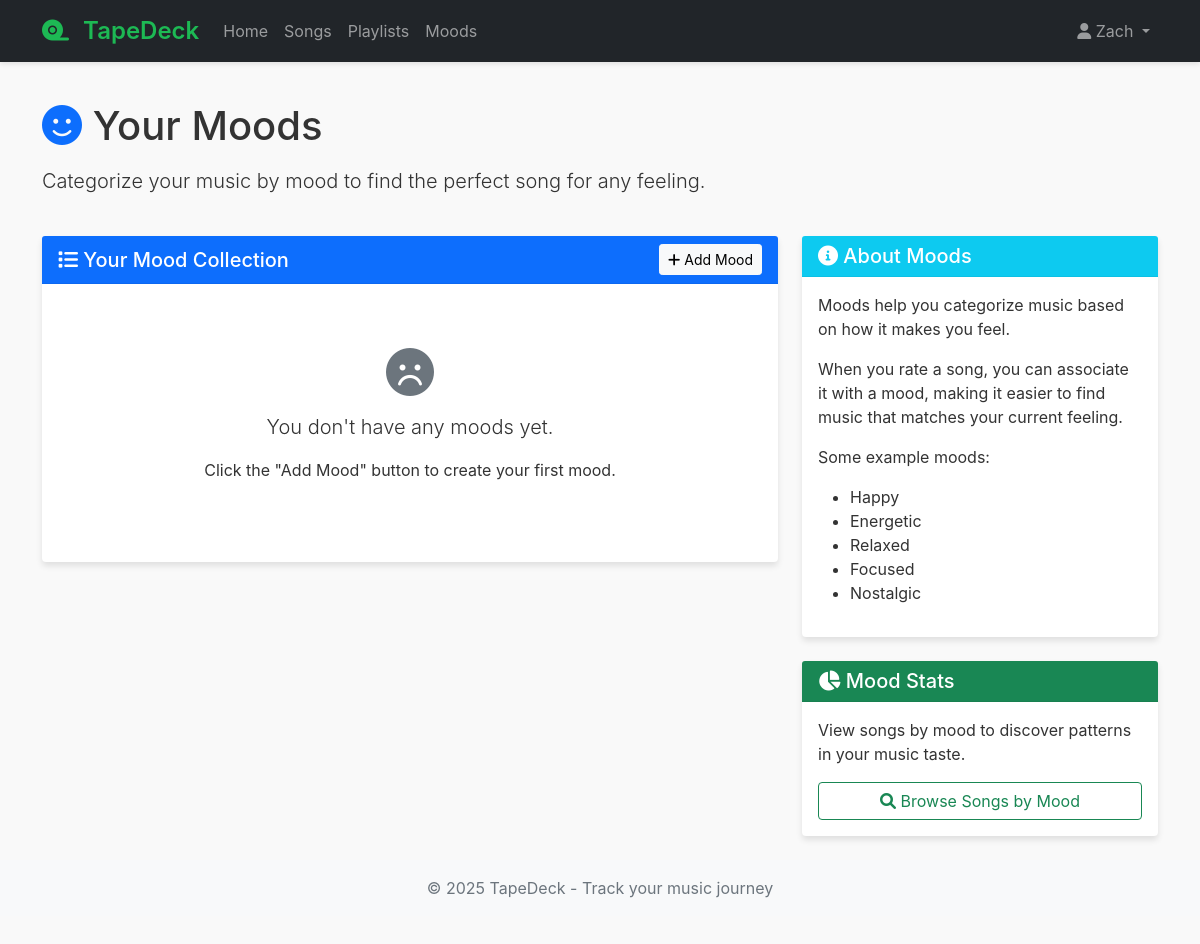
The page /moods (signed in) on the database as committed earlier.
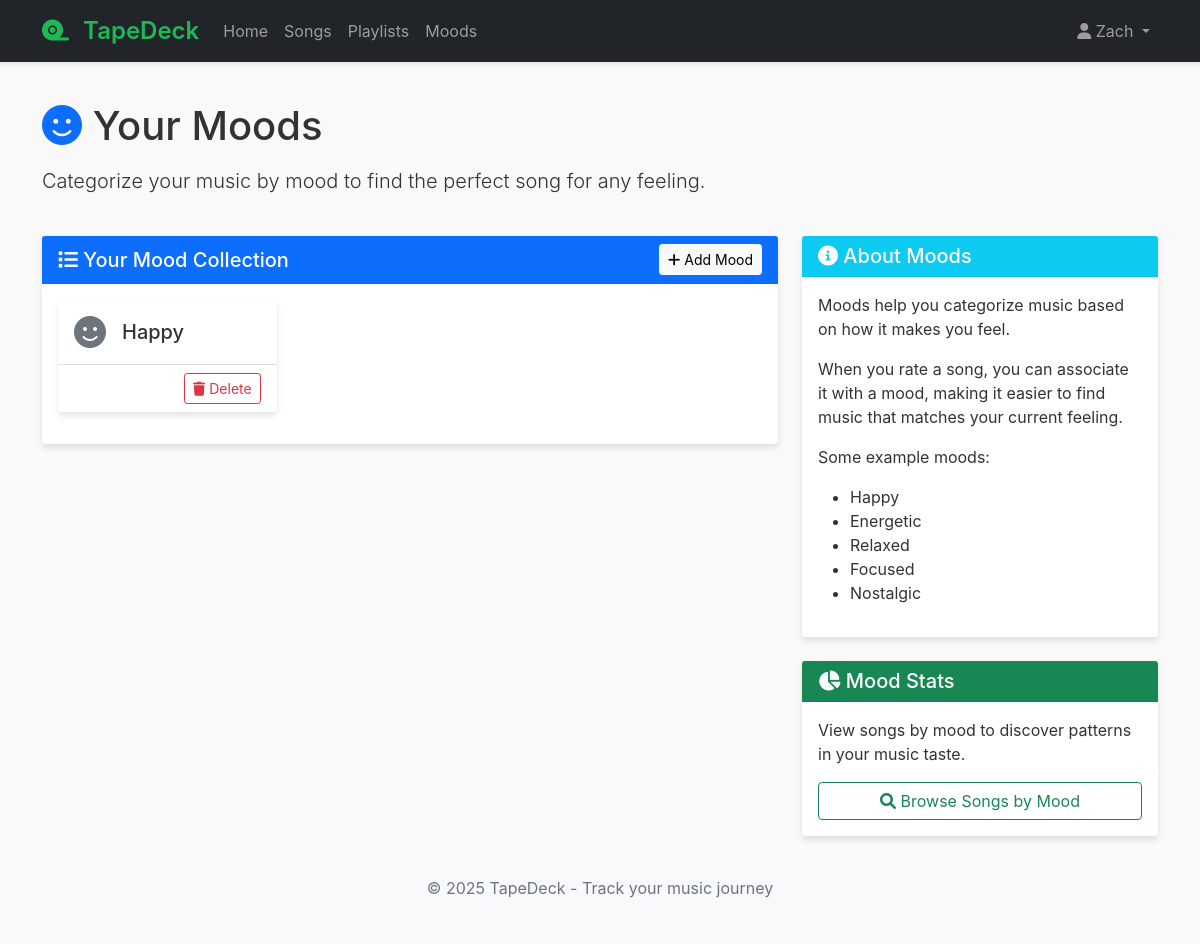
The same page on the database as committed later.
### models.py (models this page shows)
class Mood(db.Model):
    __tablename__ = 'mood'
    mood_id = db.Column(db.Integer, primary_key=True)
    mood = db.Column(db.String(50), nullable=False)
    user_id = db.Column(db.Integer, db.ForeignKey('user.user_id'))  # Added for custom moods per user
    ratings = db.relationship('SongRating', backref='mood', lazy=True)

### routes.py (the view)
@bp.route('/moods')
@login_required
def moods():
    user_moods = Mood.query.filter_by(user_id=current_user.user_id).all()
    form = MoodForm()
    return render_template('moods.html', moods=user_moods, form=form)

### app.py (called while the page is built)
def create_app(config_class=Config):
    app = Flask(__name__)
    app.config.from_object(config_class)
    app.jinja_env.globals.update(enumerate=enumerate)
    db.init_app(app)
    login_manager = LoginManager()
    login_manager.login_view = 'routes.login'
    login_manager.login_message_category = 'info'
    login_manager.init_app(app)
    @login_manager.user_loader
    def load_user(user_id):
        return User.query.get(int(user_id))
    app.register_blueprint(routes_bp)
    with app.app_context():
        db.create_all()
    return app

### templates/moods.html (shortened to what this page needs)
{% extends "base.html" %}
{% block content %}
<div class="row mb-4">
    <div class="col">
        <h1 class="mb-3">
            <i class="fas fa-smile text-primary"></i> Your Moods
        </h1>
        <p class="lead">Categorize your music by mood to find the perfect song for any feeling.</p>
    </div>
</div>
<div class="row">
    <div class="col-lg-8">
        <div class="card">
            <div class="card-header bg-primary text-white d-flex justify-content-between align-items-center">
                <h5 class="mb-0">
                    <i class="fas fa-list"></i> Your Mood Collection
                </h5>
                <button class="btn btn-sm btn-light" data-bs-toggle="collapse" data-bs-target="#addMoodCollapse">
                    <i class="fas fa-plus"></i> Add Mood
                </button>
            </div>
            <div class="card-body">
                {% if moods %}
                    <div class="row">
                        {% for mood in moods %}
                            <div class="col-md-4 mb-3">
                                <div class="card h-100">
                                    <div class="card-body d-flex align-items-center">
                                        <i class="fas fa-smile fa-2x text-secondary me-3"></i>
                                        <h5 class="mb-0">{{ mood.mood }}</h5>
                                    </div>
                                    <div class="card-footer bg-white d-flex justify-content-end">
                                        <form method="POST" action="{{ url_for('routes.delete_mood', mood_id=mood.mood_id) }}" class="d-inline">
                                            <button type="submit" class="btn btn-sm btn-outline-danger"
                                                onclick="return confirm('Are you sure you want to delete this mood?')">
                                                <i class="fas fa-trash"></i> Delete
                                            </button>
                                        </form>
                                    </div>
                                </div>
                            </div>
                        {% endfor %}
                    </div>
                {% else %}
                    <div class="text-center py-5">
                        <i class="fas fa-frown fa-3x text-muted mb-3"></i>
                        <p class="lead">You don't have any moods yet.</p>
                        <p>Click the "Add Mood" button to create your first mood.</p>
                    </div>
                {% endif %}
            </div>
        </div>
    </div>
    <div class="col-lg-4">
        <div class="card mb-4">
            <div class="card-header bg-info text-white">
                <h5 class="mb-0"><i class="fas fa-info-circle"></i> About Moods</h5>
            </div>
            <div class="card-body">
                <p>Moods help you categorize music based on how it makes you feel.</p>
                <p>When you rate a song, you can associate it with a mood, making it easier to find music that matches your current feeling.</p>
                <p>Some example moods:</p>
                <ul>
                    <li>Happy</li>
                    <li>Energetic</li>
                    <li>Relaxed</li>
                    <li>Focused</li>
                    <li>Nostalgic</li>
                </ul>
            </div>
        </div>
        <div class="card">
            <div class="card-header bg-success text-white">
                <h5 class="mb-0"><i class="fas fa-chart-pie"></i> Mood Stats</h5>
            </div>
            <div class="card-body">
                <p>View songs by mood to discover patterns in your music taste.</p>
                <a href="{{ url_for('routes.songs') }}" class="btn btn-outline-success w-100">
                    <i class="fas fa-search"></i> Browse Songs by Mood
                </a>
            </div>
        </div>
    </div>
</div>
{% endblock %}

Rows that differ between the two databases and show on the page:
added Mood: mood "Happy"
Other text that changed with them:
text no longer shown: "You don't have any moods yet. Click the \"Add Mood\" button to create your first mood."
